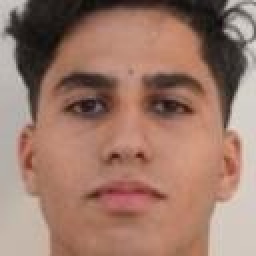
#> input picture slides/CM04/materials/trombino/photos_face/aadroujm.jpg, 128 x 128 px (shown 2 times larger); its folder holds 4 pictures in this run
$ python main.py
#> lines starting #> are read from the running program, lines starting #| are printed output that depends on the picture
import numpy as np
import matplotlib.pyplot as plt
import cv2
from glob import glob
from sklearn.decomposition import PCA

list_photos = sorted(glob('photos_face/*.jpg'))
L = 128
X = []
for filename in list_photos:
    img = cv2.imread(filename, 0).astype(np.float64)
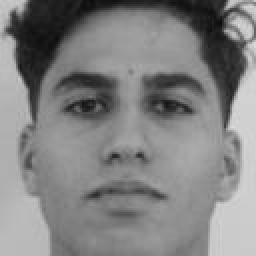
#> img: shape (128, 128) float64 (shown 2 times larger); min 13, max 218, mean 129.8
    X.append(img.flatten())
#> pass 2 of the loop `for filename in list_photos:`:
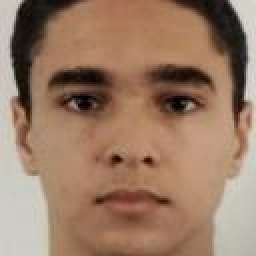
#> input picture slides/CM04/materials/trombino/photos_face/aboutnih.jpg, 128 x 128 px (shown 2 times larger)
#> `img = cv2.imread(filename, 0).astype(np.float64)`:
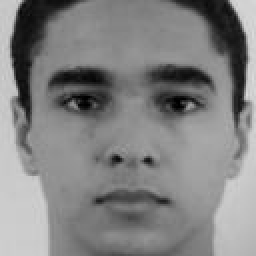
#> img: shape (128, 128) float64 (shown 2 times larger); min 0, max 219, mean 130.1
#> pass 3 of the loop `for filename in list_photos:`:
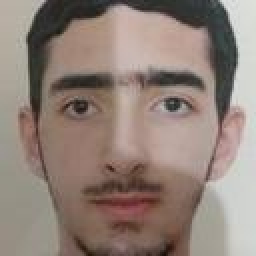
#> input picture slides/CM04/materials/trombino/photos_face/addadiy.jpg, 128 x 128 px (shown 2 times larger)
#> `img = cv2.imread(filename, 0).astype(np.float64)`:
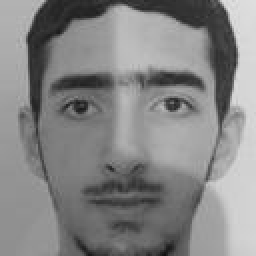
#> img: shape (128, 128) float64 (shown 2 times larger); min 16, max 226, mean 132.9
#> the loop made 4 passes; the first 3 are shown
X = np.stack(X)

est = PCA(n_components=64)
#> (the run stopped early here; a loop or call above may not have finished)
